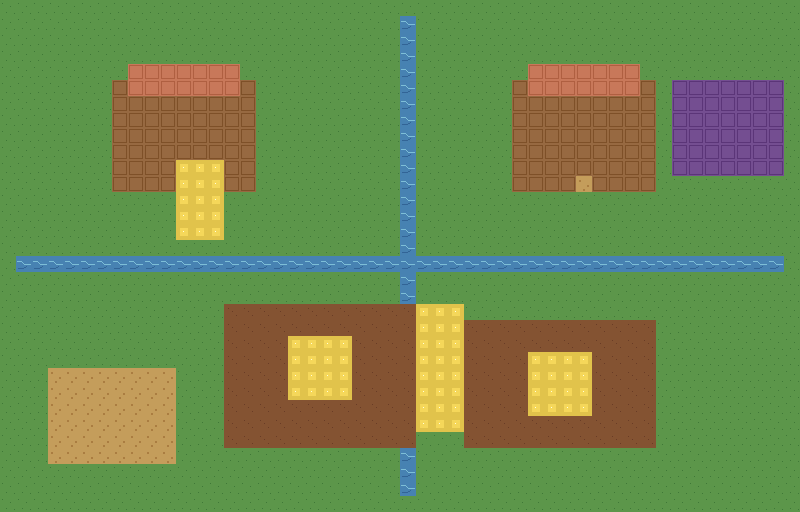

The image is a tile-based game level rendered from a .tmx file. Its description and source (layers, tilesets, objects; grid data summarised) follow:
An orthogonal 50x32 tile map with 16x16 px tiles, 3 tile layers (Back, Buildings, Front).

<map version="1.10" tiledversion="1.10.2" orientation="orthogonal" renderorder="right-down" width="50" height="32" tilewidth="16" tileheight="16" infinite="0" nextlayerid="4" nextobjectid="1">
  <tileset firstgid="1" name="e25_proto_tiles" tilewidth="16" tileheight="16" tilecount="17" columns="17">
    <image source="e25_proto_tiles.png" width="272" height="16" />
    <tile id="0">
      <properties>
        <property name="Passable" value="T" />
      </properties>
    </tile>
    <tile id="1">
      <properties>
        <property name="Passable" value="T" />
      </properties>
    </tile>
    <tile id="2">
      <properties>
        <property name="Passable" value="T" />
      </properties>
    </tile>
    <tile id="3">
      <properties>
        <property name="Passable" value="T" />
        <property name="Diggable" value="T" />
      </properties>
    </tile>
    <tile id="4" />
    <tile id="5" />
    <tile id="6">
      <properties>
        <property name="Passable" value="T" />
      </properties>
    </tile>
    <tile id="7">
      <properties>
        <property name="Passable" value="T" />
      </properties>
    </tile>
    <tile id="8">
      <properties>
        <property name="Passable" value="T" />
      </properties>
    </tile>
    <tile id="9" />
    <tile id="10" />
    <tile id="11">
      <properties>
        <property name="Passable" value="T" />
      </properties>
    </tile>
    <tile id="12" />
    <tile id="13" />
    <tile id="14" />
    <tile id="15" />
    <tile id="16">
      <properties>
        <property name="Passable" value="T" />
        <property name="Action" value="Shop E25GardenShop" />
      </properties>
    </tile>
  </tileset>
  <layer id="1" name="Back" width="50" height="32">
    <data>[1600 cells, 1600 non-empty, 6 distinct tile ids]</data>
  </layer>
  <layer id="2" name="Buildings" width="50" height="32">
    <data>[1600 cells, 126 non-empty, 2 distinct tile ids]</data>
  </layer>
  <layer id="3" name="Front" width="50" height="32">
    <data>[1600 cells, 67 non-empty, 2 distinct tile ids]</data>
  </layer>
</map>
